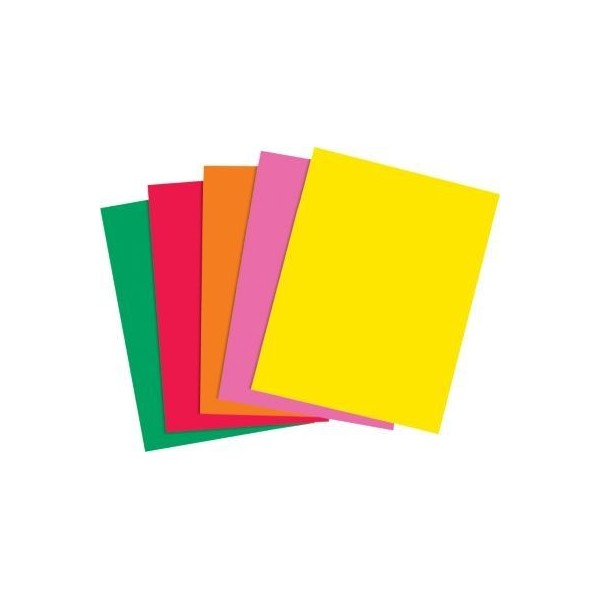
#> input picture marcos.jpg, 600 x 600 px
$ python '19110156_Práctica10.py'
#> lines starting #> are read from the running program, lines starting #| are printed output that depends on the picture; after the words box and inside, x2 and y2 are one past the last pixel; in counts of white or black regions, pixels touching at a corner belong together

#19110156
#Objetivo: De la imagen que deseen separar por medio de un ROI
#el fondo de la imagen dejando únicamente el ROI al cual se
#le buscarán todas las esquinas.

import cv2
import numpy as np

img_rgb = cv2.imread('marcos.jpg')
#> img_rgb is the input picture: shape (600, 600, 3); mean B, G, R 201.6, 232.6, 245.7
img_rgb=cv2.resize(img_rgb,(400,300))
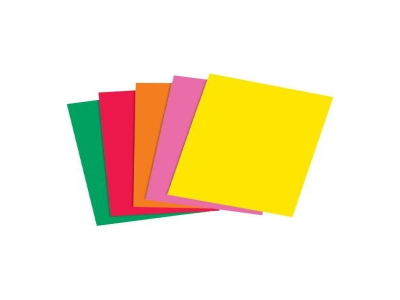
#> img_rgb: shape (300, 400, 3); mean B, G, R 201.6, 232.6, 245.8
img_original = cv2.imread('marcos.jpg')
img_original=cv2.resize(img_original,(400,300))
hh, ww = img_rgb.shape[:2]
#> hh = 300; ww = 400

# threshold on white
# Define lower and uppper limits
lower = np.array([200, 200, 200])
upper = np.array([255, 255, 255])

# Create mask to only select black
thresh = cv2.inRange(img_rgb, lower, upper)
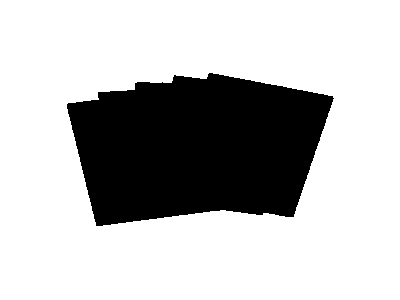
#> thresh: shape (300, 400); 74.2% white; 1 black region, box (x1, y1, x2, y2) and area: (67, 73, 334, 226) 30935

# apply morphology
kernel = cv2.getStructuringElement(cv2.MORPH_ELLIPSE, (20,20))
morph = cv2.morphologyEx(thresh, cv2.MORPH_CLOSE, kernel)
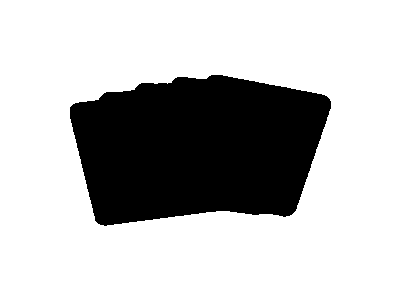
#> morph: shape (300, 400); 74.4% white; 1 black region, box (x1, y1, x2, y2) and area: (70, 75, 331, 226) 30732

# invert morp image
mask = 255 - morph

# apply mask to image
result = cv2.bitwise_and(img_rgb, img_rgb, mask=mask)
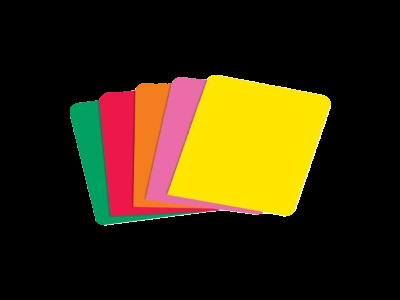
#> result: shape (300, 400, 3); mean B, G, R 12.4, 43.1, 56.3
img_gray = cv2.cvtColor(result, cv2.COLOR_BGR2GRAY)
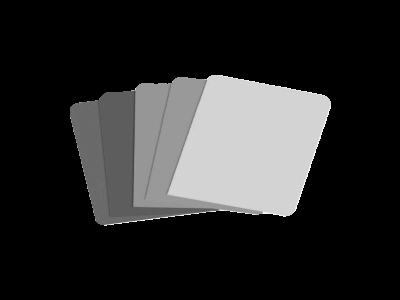
#> img_gray: shape (300, 400); min 0, max 251, mean 43.6

corners = cv2.goodFeaturesToTrack(img_gray, 40, 0.01, 10)
#> corners = 40 rows, first 8: [284, 216], [105, 225], [133, 89], [170, 82], [206, 79], [215, 211], [205, 212], [152, 219]
corners = np.int0(corners)

for i in corners:
    x,y = i.ravel()
    cv2.circle(img_rgb, (x,y), 3, 255, -1)
#> this loop made 40 passes
#> (x, y) on passes 1 to 12: (284, 216), (105, 225), (133, 89), (170, 82), (206, 79), (215, 211), (205, 212), (152, 219), (121, 223), (190, 214), (136, 221), (167, 217)
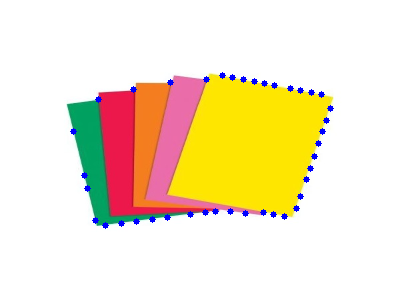
#> img_rgb: shape (300, 400, 3); 0.97% of pixels changed, all inside (x1, y1, x2, y2) = (70, 72, 334, 229)

cv2.imshow('Original',img_original)
cv2.imshow('Extracción del fondo',result)
cv2.imshow('Encontrar esquinas',img_rgb)
cv2.waitKey(0)
cv2.destroyAllWindows()

$ run again, with cuadro.jpg copied over marcos.jpg
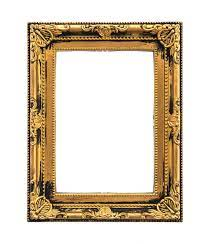
#> input picture cuadro.jpg, 206 x 244 px
#> img_rgb is the input picture: shape (244, 206, 3); mean B, G, R 190.3, 207.6, 219.9
#> thresh: shape (300, 400); 65.2% white; 1 black region, box (x1, y1, x2, y2) and area: (52, 26, 356, 274) 41816
#> morph: shape (300, 400); 65.2% white; 1 black region, box (x1, y1, x2, y2) and area: (53, 27, 357, 274) 41724
#> `img_gray = cv2.cvtColor(result, cv2.COLOR_BGR2GRAY)`:
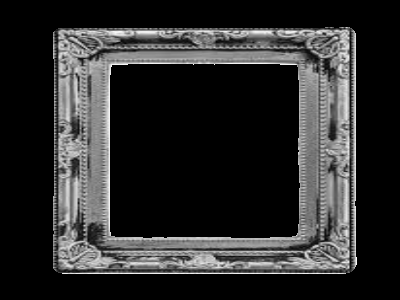
#> img_gray: shape (300, 400); min 0, max 253, mean 44.1
#> corners = 40 rows, first 8: [112, 65], [112, 235], [298, 150], [59, 133], [193, 64], [214, 64], [59, 167], [62, 273]
#> the loop `for i in corners:` made 40 passes
#> after the loop `for i in corners:`:
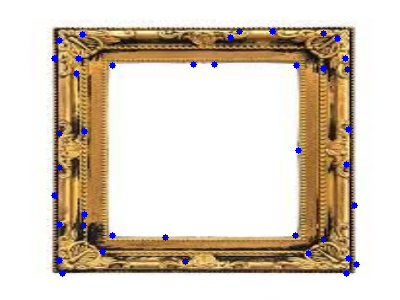
#> img_rgb: shape (300, 400, 3); mean B, G, R 191.8, 206.3, 218.3
